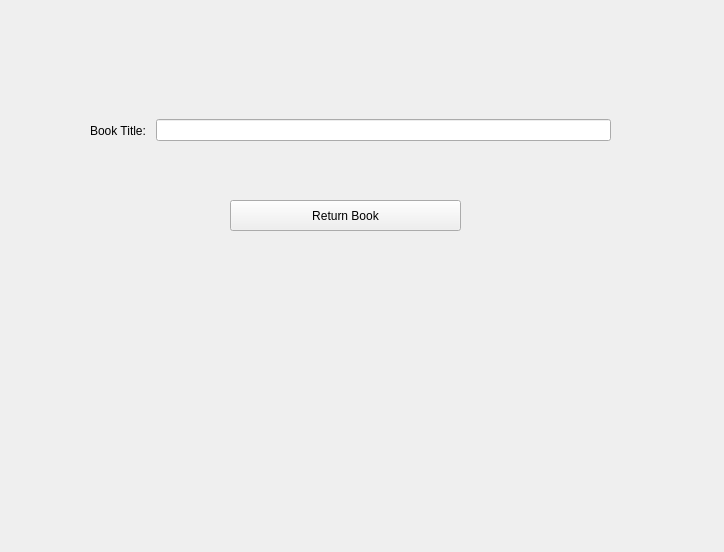
<?xml version="1.0" encoding="UTF-8"?>
<ui version="4.0">
 <class>ReturnBook</class>
 <widget class="QWidget" name="ReturnBook">
  <property name="geometry">
   <rect>
    <x>0</x>
    <y>0</y>
    <width>724</width>
    <height>552</height>
   </rect>
  </property>
  <property name="windowTitle">
   <string>Return Book</string>
  </property>
  <widget class="QWidget" name="horizontalLayoutWidget">
   <property name="geometry">
    <rect>
     <x>90</x>
     <y>90</y>
     <width>521</width>
     <height>81</height>
    </rect>
   </property>
   <layout class="QHBoxLayout" name="horizontalLayout">
    <item>
     <widget class="QLabel" name="return_title_lbl">
      <property name="text">
       <string>Book Title: </string>
      </property>
     </widget>
    </item>
    <item>
     <widget class="QLineEdit" name="title_lineEdit"/>
    </item>
   </layout>
  </widget>
  <widget class="QPushButton" name="return_btn">
   <property name="geometry">
    <rect>
     <x>230</x>
     <y>200</y>
     <width>231</width>
     <height>31</height>
    </rect>
   </property>
   <property name="text">
    <string>Return Book</string>
   </property>
  </widget>
  <widget class="QLabel" name="return_msg_lbl">
   <property name="geometry">
    <rect>
     <x>110</x>
     <y>260</y>
     <width>471</width>
     <height>31</height>
    </rect>
   </property>
   <property name="font">
    <font>
     <pointsize>10</pointsize>
    </font>
   </property>
   <property name="text">
    <string/>
   </property>
   <property name="alignment">
    <set>Qt::AlignCenter</set>
   </property>
  </widget>
 </widget>
 <resources/>
 <connections/>
</ui>
